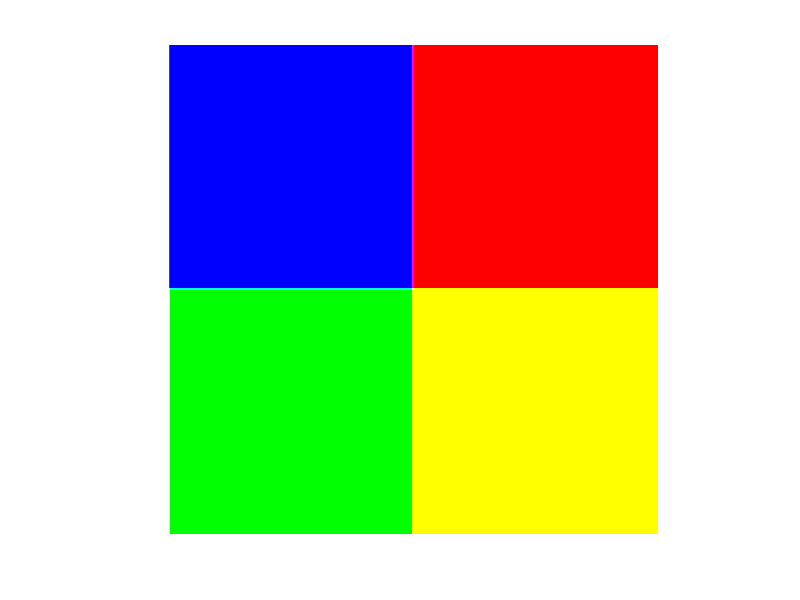

MATLAB code to generate this figure:
%1.1 Create the three images in gray scale
% first image: half left black, half right white
im1 = zeros(256, 256, 'uint8');
im1(1:256, 128:256)=256;
% second image: top black, down white
im2 = zeros(256,256,'uint8');
im2(128:256, 1:256) = 256;
% third image: top-left white, rest black
im3 = zeros(256, 256, 'uint8');
im3(1:128, 1:128) = 256;

% b : combine the 3 images to construct the color image
img_3channels = cat(3, im1, im2, im3);

figure, imshow(img_3channels)
% c : save image as 3channels.jpg
imwrite(img_3channels, '3channels.jpg', 'jpg')
